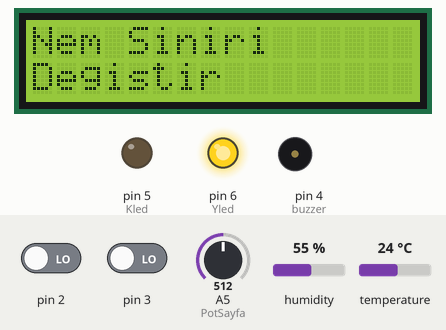
Bench run of a sketch on a simulated Arduino Uno, built with avr-gcc and run on an emulated ATmega328P. On the bench: 16×2 character LCD, output pins drawn as LEDs (lit = HIGH), buzzer (waves = sounding, pin HIGH). The test bench sets the inputs (shaded band); at power-on: A5 (PotSayfa) = 512, pin 3 LOW, pin 2 LOW, humidity 55 %, temperature 24 °C. What the sketch prints to the serial monitor is not drawn.

Above: at 1.3 s.
1.4 s: A5 (PotSayfa) set to 497
At 2.1 s:
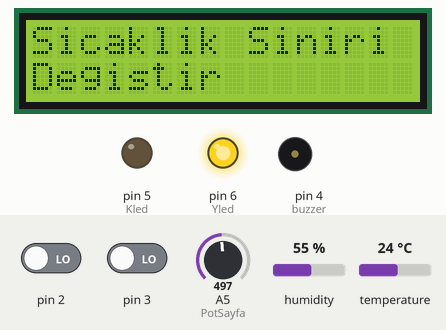
3.0 s: pin 3 driven HIGH
At 3.8 s:
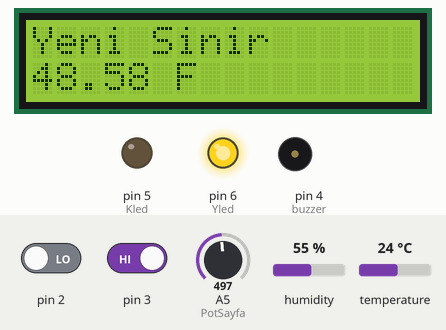
4.6 s: A5 (PotSayfa) set to 511
At 5.6 s:
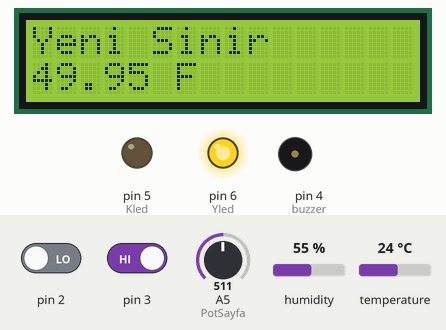
6.3 s: A5 (PotSayfa) set to 306
At 7.4 s:
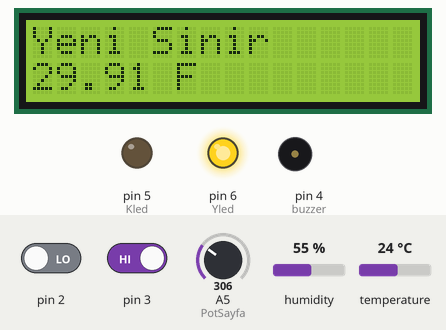
8.0 s: pin 2 driven HIGH
At 9.2 s:
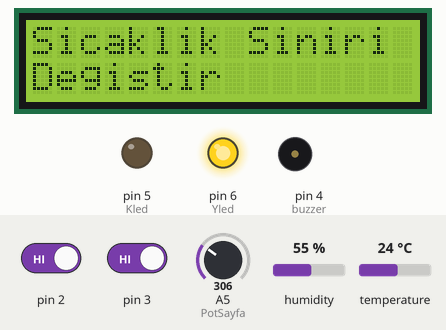
9.7 s: A5 (PotSayfa) set to 775
At 10.8 s:
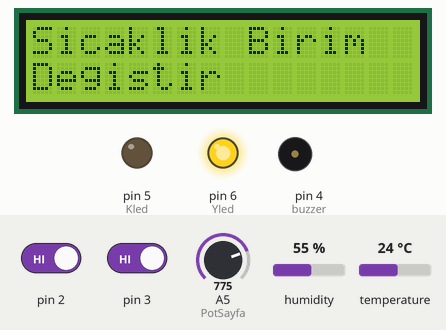
Timing chart, 0 to 12.4 s (numbered marks = the images above; inputs shaded):
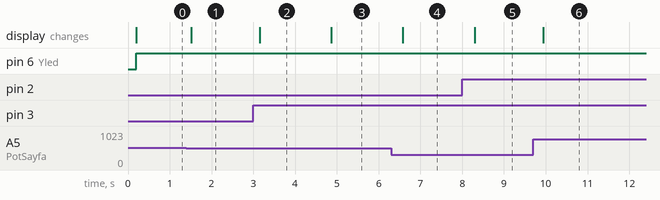

The sketch:

code.ino
```cpp
#include <EEPROM.h>
#include <dht11.h>
#include <LiquidCrystal.h>

LiquidCrystal lcd(12, 11, 7, 8, 9, 10); //LCD pinleri ayarlandı

//Değişkenler ve Pinler tanımlandı
int Kled = 5, Yled = 6, buzzer = 4, dht11pin = 13;
int PotSayfa = A5;
int sayfa = 0, yenizmn = 0, eskizmn = 0;
int ScklkSnr = 100;
int nemSnr = 100;
String Sbrm = " C";
bool altMenu = false;
dht11 dht;
float nem, sicaklik;


void setup() {
  //led ve buzzer pinleri çıkış pini olarak ayarlandı
  pinMode(Kled, OUTPUT);
  pinMode(Yled, OUTPUT);
  pinMode(buzzer, OUTPUT);

  //EEPROM'dan veriler değişkenlere atandı
  ScklkSnr = EEPROM.read(10);
  nemSnr = EEPROM.read(20);
  int brm = EEPROM.read(30);
  if (brm == 0) {
    Sbrm = " C";
  } else {
    Sbrm = " F";

  }
  Serial.println(Sbrm);

  lcd.begin(16, 2);// LCD başlatıldı
  Menu();
  Serial.begin(9600);//Seri haberleşme başlatıldı

  //Harici kesmeler tanımlandı
  attachInterrupt(1, ButtonClick, RISING);
  attachInterrupt(0, Geri, RISING);

}

void loop() {
  int Sdeger;
  dht.read(dht11pin);
  yenizmn = millis(); //millis fonksiyonundan veri alındı.
  if (yenizmn - eskizmn > 2000) { //Eğer 2 saniye geçtiyse.
    eskizmn = yenizmn;
    //Sensörden veriler alındı ve değişkenlere atandı.
    if (Sbrm == " F") {
      sicaklik = (float)dht.fahrenheit();

    } else {
      sicaklik = (float)dht.temperature;

    }
    nem = (float)dht.humidity;
  }
  if (sicaklik > ScklkSnr || nem > nemSnr) {//Sıcaklık veya nem değeri sınır değeri geçtiyse.
    //Buzzer ve kırmızı led yandı. Yeşil led kapandı.
    digitalWrite(Kled, HIGH);
    digitalWrite(Yled, LOW);
    digitalWrite(buzzer, HIGH);

  } else {
    //Yeşil led yandı. Kırmızı led ve buzzer kapandı.
    digitalWrite(Kled, LOW);
    digitalWrite(Yled, HIGH);
    digitalWrite(buzzer, LOW);
  }

  if (altMenu == false) {//Alt menu false ise.
    Sdeger = analogRead(PotSayfa);//Potansiyometreden değer alındı.
    Serial.println(Sdeger);
    //Sdegere göre hangi sayfada olduğumuz belirlendi
    if (Sdeger < 255) {
      sayfa = 0;
      Menu();
    } else if (Sdeger < 510) {
      sayfa = 1;
      Menu();
    } else if (Sdeger < 765) {
      sayfa = 2;
      Menu();
    } else if (Sdeger < 1023) {
      sayfa = 3;
      Menu();
    }
  } else {
    //Hangi guncelleme sayfasında oldugumuz belirleniyor.
    if (sayfa == 4) {
      SicaklikAyar();
    } else if (sayfa == 5) {
      NemAyar();
    } else if (sayfa == 6) {
      SicaklikBirim();
    }
  }
  delay(200);
}

void Menu() {
  lcd.clear();
  //Sayfa numarasına göre lcd'de ne yazılacağı belirleniyor.
  if (sayfa == 0) {
    lcd.setCursor(0, 0);
    lcd.print("Sicaklik:");
    lcd.print(sicaklik);
    lcd.setCursor(14, 0);

    lcd.print(Sbrm);
    lcd.setCursor(0, 1);
    lcd.print("Nem:");
    lcd.print("%");
    lcd.print(nem);

  } else if (sayfa == 1) {
    lcd.setCursor(0, 0);
    lcd.print("Sicaklik Siniri");
    lcd.setCursor(0, 1);
    lcd.print("Degistir");
  }
  else if (sayfa == 2) {
    lcd.setCursor(0, 0);
    lcd.print("Nem Siniri");
    lcd.setCursor(0, 1);
    lcd.print("Degistir");
  } else {
    lcd.setCursor(0, 0);
    lcd.print("Sicaklik Birim");
    lcd.setCursor(0, 1);
    lcd.print("Degistir");
  }
  delay(100);
}

void ButtonClick() {
  if (altMenu == false) {//Eğer altmenu false ise
    altMenu = true; //Altmenu true yapıldı.
    //düğme basıldığında hangi sayfadaysa ona göre yeni sayfa belirlendi.
    if (sayfa == 1) {
      sayfa = 4;
    }
    if (sayfa == 2) {
      sayfa = 5;
    } else if (sayfa == 3) {
      sayfa = 6;
    }
  }
  else  //eğer altmenu true ise
  {
    //Sayfa numarasına göre yeni değerler EEPROM'a kaydediliyor.
    double PotDeger = analogRead(PotSayfa);
    if (sayfa == 4) {
      PotDeger = (PotDeger / 1023) * 100; //Potansiyometreden gelen değer yüzdelik birime çevriliyor.
      ScklkSnr = PotDeger; //Sıcaklık sınır değeri belirlendi.
      EEPROM.write(10, PotDeger); //EEPROM'a kaydedildi

    }
    if (sayfa == 5) {
      PotDeger = (PotDeger / 1023) * 100; //Potansiyometreden gelen değer yüzdelik birime çevriliyor.
      nemSnr = PotDeger;  //nem sınır değeri belirlendi.
      EEPROM.write(20, PotDeger); //EEPROM'a kaydedildi

    } else if (sayfa == 6) {
      if (PotDeger < 512) { //eğer potansiyometreden gelen değer 512den küçükse
        Sbrm = " C"; // Santigrat olarak atandı
        EEPROM.write(30, 0);  //EEPROM'a kaydedildi
      } else {
        Sbrm = " F"; //Fahrenheit olarak atanıyor
        EEPROM.write(30, 1);  //EEPROM'a kaydedildi

      }
    }
    Geri();
  }
}

void Geri() {//geri butonuna basılırsa altmenu false yapılıyor
  altMenu = false;
  sayfa = 0;
}

void SicaklikAyar() {//Sayfa 4
  //Sıcaklık Ayar sayfası
  String metin = "";
  lcd.clear();
  double PotDeger = analogRead(PotSayfa);
  PotDeger = (PotDeger / 1023) * 100;
  metin += PotDeger;
  metin += Sbrm;
  lcd.setCursor(0, 0);
  lcd.print("Yeni Sinir");
  lcd.setCursor(0, 1);
  lcd.print(metin);
  delay(200);
}

void NemAyar() { //Sayfa 5
  //Sıcaklık Ayar sayfası
  String metin = "";
  lcd.clear();
  double PotDeger = analogRead(PotSayfa);
  PotDeger = (PotDeger / 1023) * 100;
  metin += "%";
  metin += PotDeger;
  lcd.setCursor(0, 0);
  lcd.print("Yeni Sinir");
  lcd.setCursor(0, 1);
  lcd.print(metin);
  delay(200);

}

void SicaklikBirim() { // Sayfa 6
  //Sıcaklık Ayar sayfası
  String metin = "";
  lcd.clear();
  double PotDeger = analogRead(PotSayfa);
  lcd.setCursor(0, 0);
  lcd.print("Yeni Birim");
  lcd.setCursor(0, 1);
  if (PotDeger < 512) {
    lcd.print("C");
  } else {
    lcd.print("F");

  }
  delay(200);
}
```

Measured:
- the behaviour switches between 510 and 509 on A5 (PotSayfa) (found by bisection; images 0 and 1)
- after the input at 1.4 s, the display: changes after 0.11 s (image 1)
- after the input at 3.0 s, the display: changes after 0.16 s (image 2)
- after the input at 4.6 s, the display: changes after 0.27 s (image 3)
- after the input at 6.3 s, the display: changes after 0.28 s (image 4)
- after the input at 8.0 s, the display: changes after 0.30 s (image 5)
- after the input at 9.7 s, the display: changes after 0.24 s (image 6)
